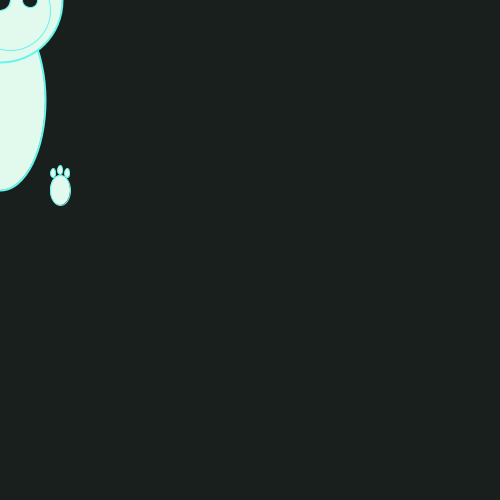
Frame 1 (no input)
Frame 60 (the mouse pressed at the canvas centre just before this capture): identical to frame 1, image omitted
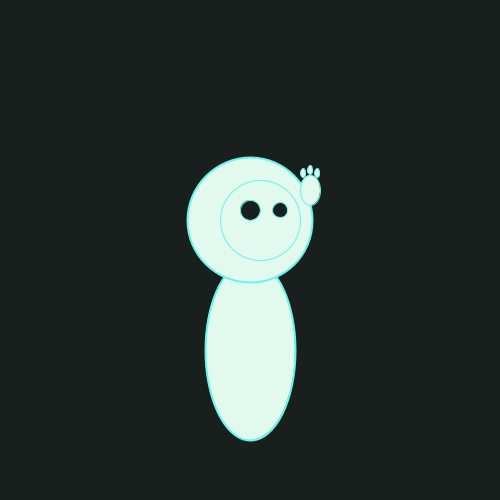
Frame 120 (the mouse held since frame 60 and released just before this capture)

The Processing sketch that drew these frames (run headless with seeded random() and noise(); from frame 60 on, the mouse is pressed at the canvas centre):

// Processing sketch: processing_56152
// ── processing_56152.pde

void setup() { 
size (500,500);
}

void draw() { 
  
smooth();
background(24,31,28);
strokeWeight(2);
stroke(101,245,236);
  
  
  fill(225,250,237);

//Body
ellipse(mouseX,mouseY+100,90,180);


    
  if (mousePressed) { 
    //Head
ellipse(mouseX,mouseY-30,125,125);
strokeWeight(1);
ellipse(mouseX+10,mouseY-30,80,80);
fill(24,31,28);
ellipse(mouseX,mouseY-40,20,20);
ellipse(mouseX+30,mouseY-40,15,15); 
  } else { 
    //Head
ellipse(mouseX,mouseY,125,125);
strokeWeight(1);
ellipse(mouseX+10,mouseY+10,80,80);
fill(24,31,28);
ellipse(mouseX,mouseY,20,20);
ellipse(mouseX+30,mouseY,15,15);
  } 

fill(225,250,237);

//Fingers
ellipse(mouseX+53,173,5,9);
ellipse(mouseX+60,170,5,9);
ellipse(mouseX+67,173,5,9);

//Palm
ellipse(mouseX+60,190,20,30);


}
